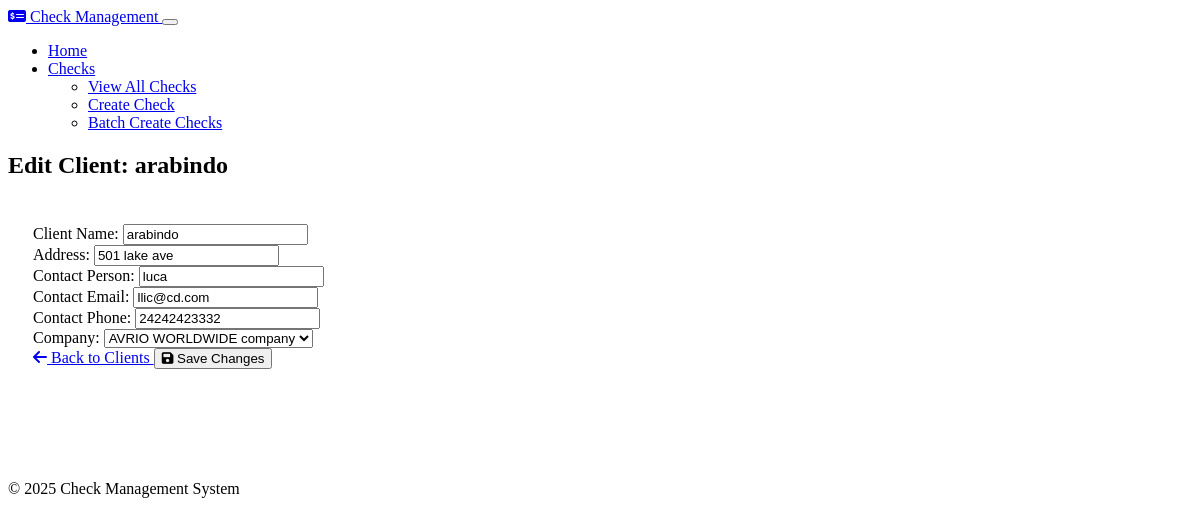
/clients/1/edit, run on the app's committed database.
### models.py (models this page shows, shortened)
class CompanyClient(db.Model):
    id = db.Column(db.Integer, primary_key=True)
    name = db.Column(db.String(100), nullable=False)
    address = db.Column(db.String(200), nullable=False)
    contact_person = db.Column(db.String(100))
    contact_email = db.Column(db.String(100))
    contact_phone = db.Column(db.String(20))
    company_id = db.Column(db.Integer, db.ForeignKey('company.id'), nullable=False)

### routes.py (the view)
    @app.route('/clients/<int:id>/edit', methods=['GET', 'POST'])
    def clients_edit(id):
        client = CompanyClient.query.get_or_404(id)
        form = CompanyClientForm(obj=client)
        form.company_id.choices = [(c.id, c.name) for c in Company.query.all()]
        if form.validate_on_submit():
            form.populate_obj(client)
            db.session.commit()
            flash('Client updated successfully!', 'success')
            return redirect(url_for('clients_index'))
        return render_template('clients/edit.html', form=form, client=client)

### forms.py
class CompanyClientForm(FlaskForm):
    name = StringField('Client Name', validators=[DataRequired(), Length(min=2, max=100)])
    address = StringField('Address', validators=[DataRequired(), Length(min=5, max=200)])
    contact_person = StringField('Contact Person', validators=[Optional(), Length(max=100)])
    contact_email = StringField('Contact Email', validators=[Optional(), Email(), Length(max=100)])
    contact_phone = StringField('Contact Phone', validators=[Optional(), Length(max=20)])
    company_id = SelectField('Company', coerce=int, validators=[DataRequired()])

### templates/clients/edit.html (shortened to what this page needs)
{% extends 'layout.html' %}
{% block content %}
<div class="row justify-content-center">
    <div class="col-md-8">
        <div class="card">
            <div class="card-header">
                <h2 class="mb-0">Edit Client: {{ client.name }}</h2>
            </div>
            <div class="card-body">
                <form method="post">
                    <div class="mb-3">
                        <label for="name" class="form-label">Client Name:</label>
                        {{ form.name(class="form-control", id="name") }}
                    </div>
                    <div class="mb-3">
                        <label for="address" class="form-label">Address:</label>
                        {{ form.address(class="form-control", id="address") }}
                    </div>
                    <div class="mb-3">
                        <label for="contact_person" class="form-label">Contact Person:</label>
                        {{ form.contact_person(class="form-control", id="contact_person") }}
                    </div>
                    <div class="mb-3">
                        <label for="contact_email" class="form-label">Contact Email:</label>
                        {{ form.contact_email(class="form-control", id="contact_email") }}
                    </div>
                    <div class="mb-3">
                        <label for="contact_phone" class="form-label">Contact Phone:</label>
                        {{ form.contact_phone(class="form-control", id="contact_phone") }}
                    </div>
                    <div class="mb-3">
                        <label for="company_id" class="form-label">Company:</label>
                        {{ form.company_id(class="form-select", id="company_id") }}
                    </div>
                    <div class="d-flex justify-content-between">
                        <a href="{{ url_for('clients_index') }}" class="btn btn-secondary">
                            <i class="fas fa-arrow-left me-1"></i> Back to Clients
                        </a>
                        <button type="submit" class="btn btn-primary">
                            <i class="fas fa-save me-1"></i> Save Changes
                        </button>
                    </div>
                </form>
            </div>
        </div>
    </div>
</div>
{% endblock %}

### static/css/custom.css (style rules this page uses)
.card { transition: all 0.3s ease; }
.card .card-body { padding: 25px; }
.form-label { font-weight: 500; }

### data on the page
CompanyClient: name "arabindo", address "501 lake ave", contact_person "luca", contact_email "llic@cd.com", contact_phone "24242423332", company_id "AVRIO WORLDWIDE company"
